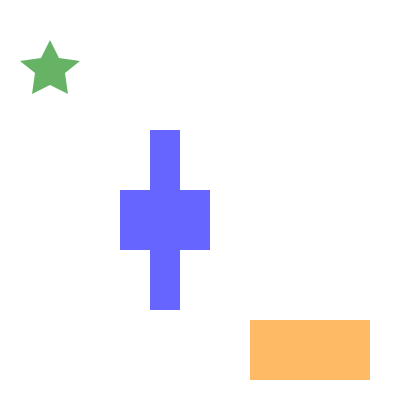

The Vega-Lite source for this figure:
### Vega specification from a JSON file in a GitHub repository (floating-point values rounded to 4 significant figures)
{"$schema": "https://vega.github.io/schema/vega/v5.json", "description": "A simple pie chart with embedded data.", "background": "white", "padding": 5, "width": 200, "height": 200, "style": "view", "data": [{"name": "data_0", "values": [{"x": 20, "y": 30, "fill": "green", "scaleX": 15, "scaleY": 15, "path": "M0,.5L.6,.8L.5,.1L1,-.3L.3,-.4L0,-1L-.3,-.4L-1,-.3L-.5,.1L-.6.8L0,.5Z"}, {"x": 40, "y": 30, "fill": "blue", "scaleX": 15, "scaleY": 30, "path": "M2 1 h1 v1 h1 v1 h-1 v1 h-1 v-1 h-1 v-1 h1 z"}, {"x": 150, "y": 170, "fill": "darkorange", "scaleX": 30, "scaleY": 15, "path": "M-1,-1L1,-1L1,1L-1,1Z"}]}], "marks": [{"name": "marks", "type": "path", "from": {"data": "data_0"}, "style": ["arc"], "encode": {"update": {"x": {"field": "x"}, "y": {"field": "y"}, "scaleX": {"field": "scaleX"}, "scaleY": {"field": "scaleY"}, "path": {"field": "path"}, "fill": {"field": "fill"}, "fillOpacity": {"value": 0.6}}}}]}
